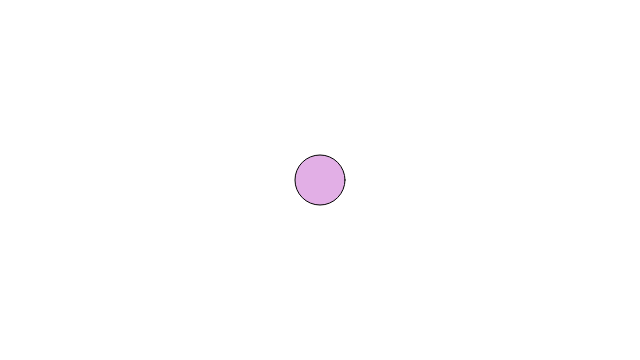
Frame 1 (no input)
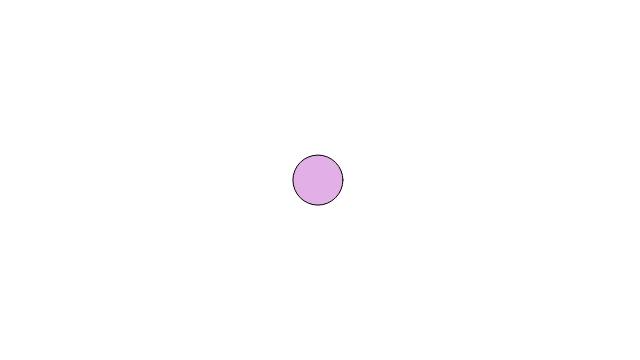
Frame 60 (no input)
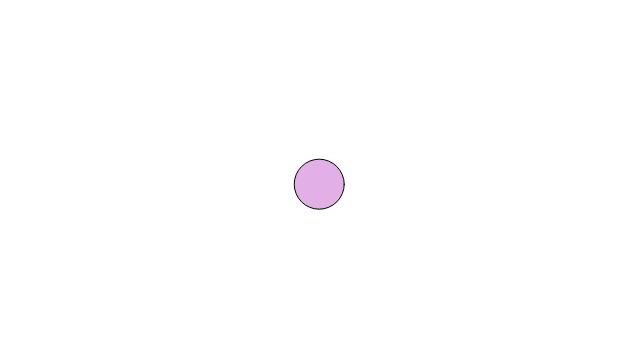
Frame 120 (the mouse pressed at the canvas centre since frame 60)

The p5.js sketch that drew these frames (run headless with seeded random() and noise() and a simulated clock; from frame 60 on, the mouse is pressed at the canvas centre):

// p5.js sketch
// ── sketch.js
let x = 320;
let y = 180;

let r; 
let g;
let b;

function setup() {
  createCanvas(640, 360);
  r = random(255);
  g = random(255);
  b = random(255);
}


function draw() {
  background(255);

  fill(r, g, b, 100);
  ellipse(x, y, 50, 50);

  x = x + random(-1, 1);
  y = y + random(-1, 1);
}
